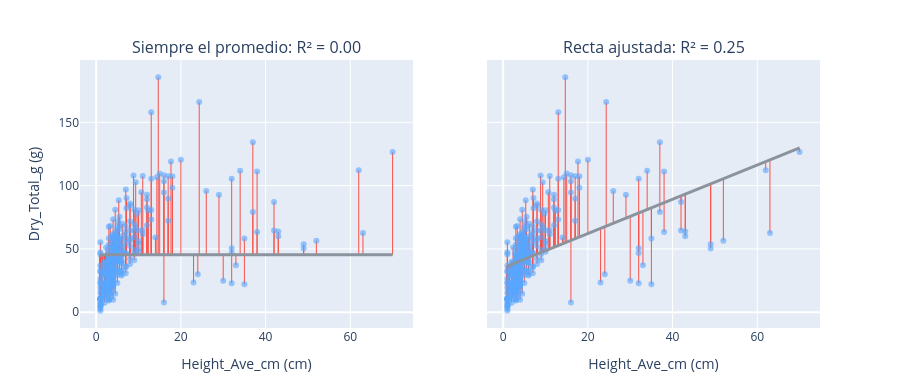

Here is the notebook cell this chart was saved with:
### Markdown cell above
Veamos las dos ideas con nuestro dataset: `Height_Ave_cm` contra `Dry_Total_g`, la regresión que Remigio va a evaluar en la 1.5. Cada segmento rojo es un residuo; a la izquierda se predice siempre el promedio y a la derecha, la recta ajustada.

Un aviso sobre el R² de este gráfico: se ajusta y se mide sobre **todos** los datos, y en gramos. En la 1.5 lo vamos a comparar con otra forma de medir.

### Code cell
import numpy as np
import plotly.graph_objects as go
from plotly.subplots import make_subplots
from sklearn.linear_model import LinearRegression
from sklearn.metrics import r2_score

altura_demo = mediciones["Height_Ave_cm"].to_numpy()
total_demo = mediciones["Dry_Total_g"].to_numpy()

modelo_demo = LinearRegression().fit(altura_demo.reshape(-1, 1), total_demo)
pred_recta = modelo_demo.predict(altura_demo.reshape(-1, 1))
pred_promedio = np.full_like(total_demo, total_demo.mean())
print(
    f"Pendiente: {modelo_demo.coef_[0]:.2f} g por cm; "
    f"intercepto: {modelo_demo.intercept_:.1f} g"
)

fig = make_subplots(
    rows=1,
    cols=2,
    shared_yaxes=True,
    subplot_titles=[
        f"Siempre el promedio: R² = {r2_score(total_demo, pred_promedio):.2f}",
        f"Recta ajustada: R² = {r2_score(total_demo, pred_recta):.2f}",
    ],
)
n = len(altura_demo)
orden = np.argsort(altura_demo)
for col, prediccion in enumerate([pred_promedio, pred_recta], start=1):
    x_residuos = np.column_stack([altura_demo, altura_demo, np.full(n, np.nan)]).ravel()
    y_residuos = np.column_stack([total_demo, prediccion, np.full(n, np.nan)]).ravel()
    fig.add_trace(
        go.Scatter(x=x_residuos, y=y_residuos, mode="lines", line=dict(color="#f85149", width=1)),
        row=1,
        col=col,
    )
    fig.add_trace(
        go.Scatter(x=altura_demo, y=total_demo, mode="markers", marker=dict(color="#58a6ff", opacity=0.6)),
        row=1,
        col=col,
    )
    fig.add_trace(
        go.Scatter(x=altura_demo[orden], y=prediccion[orden], mode="lines", line=dict(color="#8b949e", width=3)),
        row=1,
        col=col,
    )
fig.update_xaxes(title_text="Height_Ave_cm (cm)")
fig.update_yaxes(title_text="Dry_Total_g (g)", col=1)
fig.update_layout(showlegend=False, height=380, margin=dict(t=60, b=10))
fig.show()

### Figure 1 — Plotly figure (JSON) as saved in the notebook; plotly's stock layout.template omitted (floating-point values rounded to 4 significant figures; data arrays with more than 128 entries replaced by an {"elided": "..."} marker saying what was removed)
{"data": [{"line": {"color": "#f85149", "width": 1}, "mode": "lines", "type": "scatter", "x": {"elided": "1071 float values"}, "xaxis": "x", "y": {"elided": "1071 float values"}, "yaxis": "y"}, {"marker": {"color": "#58a6ff", "opacity": 0.6}, "mode": "markers", "type": "scatter", "x": {"elided": "357 float values"}, "xaxis": "x", "y": {"elided": "357 float values"}, "yaxis": "y"}, {"line": {"color": "#8b949e", "width": 3}, "mode": "lines", "type": "scatter", "x": {"elided": "357 float values"}, "xaxis": "x", "y": {"elided": "357 float values"}, "yaxis": "y"}, {"line": {"color": "#f85149", "width": 1}, "mode": "lines", "type": "scatter", "x": {"elided": "1071 float values"}, "xaxis": "x2", "y": {"elided": "1071 float values"}, "yaxis": "y2"}, {"marker": {"color": "#58a6ff", "opacity": 0.6}, "mode": "markers", "type": "scatter", "x": {"elided": "357 float values"}, "xaxis": "x2", "y": {"elided": "357 float values"}, "yaxis": "y2"}, {"line": {"color": "#8b949e", "width": 3}, "mode": "lines", "type": "scatter", "x": {"elided": "357 float values"}, "xaxis": "x2", "y": {"elided": "357 float values"}, "yaxis": "y2"}], "layout": {"annotations": [{"font": {"size": 16}, "showarrow": false, "text": "Siempre el promedio: R² = 0.00", "x": 0.225, "xanchor": "center", "xref": "paper", "y": 1, "yanchor": "bottom", "yref": "paper"}, {"font": {"size": 16}, "showarrow": false, "text": "Recta ajustada: R² = 0.25", "x": 0.775, "xanchor": "center", "xref": "paper", "y": 1, "yanchor": "bottom", "yref": "paper"}], "height": 380, "margin": {"b": 10, "t": 60}, "showlegend": false, "xaxis": {"anchor": "y", "domain": [0, 0.45], "title": {"text": "Height_Ave_cm (cm)"}}, "xaxis2": {"anchor": "y2", "domain": [0.55, 1], "title": {"text": "Height_Ave_cm (cm)"}}, "yaxis": {"anchor": "x", "domain": [0, 1], "title": {"text": "Dry_Total_g (g)"}}, "yaxis2": {"anchor": "x2", "domain": [0, 1], "matches": "y", "showticklabels": false}}}
